Frame 1 (no input): blank canvas, image omitted
Frame 60 (no input): blank canvas, image omitted
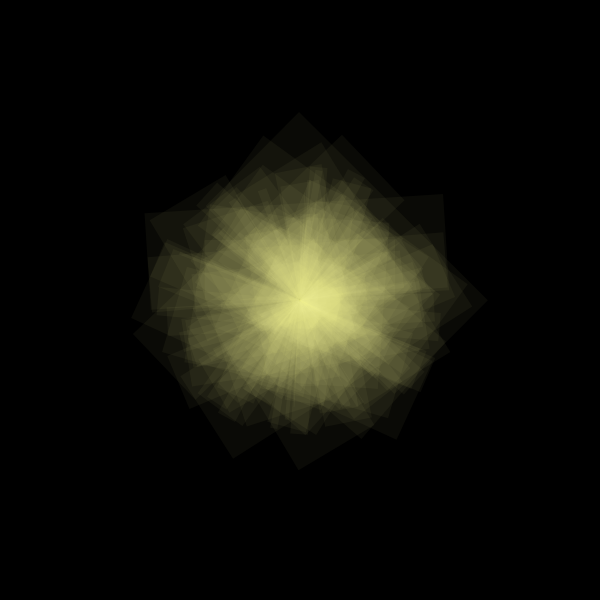
Frame 120 (the mouse pressed at the canvas centre since frame 60)

The p5.js sketch whose frames 1 and 60 were blank and that drew this single picture after the mouse press (run headless with seeded random() and noise() and a simulated clock; from frame 60 on, the mouse is pressed at the canvas centre):

// p5.js sketch
// ── sketch.js
var system;
var a = 148;

function setup() {
  createCanvas(600, 600);
  system = new ParticleSystem(createVector(600/2, 600/2));
}

function draw() {
  background(0);
  system.addParticle();
  system.run();
}

var Particle = function(position) {
  this.acceleration = createVector(0,0);
  this.velocity = createVector(random(-1, 1), random(-1, 1));
  this.position = position.copy();
};

Particle.prototype.run = function() {
  this.update();
  this.display();
};

Particle.prototype.update = function(){
  this.velocity.add(this.acceleration);
  this.position.add(this.velocity);
};

Particle.prototype.display = function() {
  stroke(mouseX,mouseY,a, 10);
  strokeWeight(random(mouseY));
  noFill();
  triangle(this.position.x, this.position.y, mouseX, mouseY);
};

var ParticleSystem = function(position) {
  this.origin = position.copy();
  this.particles = [];
};

ParticleSystem.prototype.addParticle = function() {
  this.particles.push(new Particle(this.origin));
};

ParticleSystem.prototype.run = function() {
  for (var i = this.particles.length-1; i >= 0; i--) {
    var p = this.particles[i];
    p.run();
  
  }
};

function mousePressed() {
  a = random(255);
}
